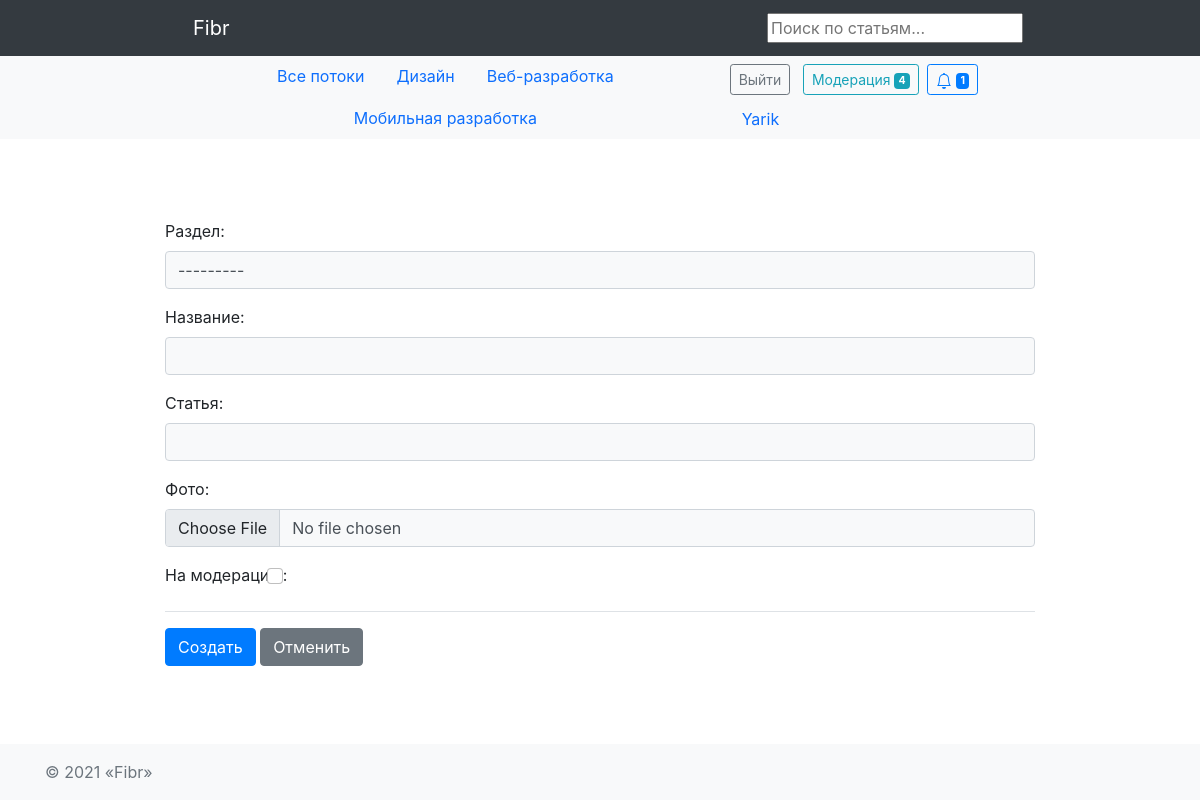
Screenshot of /article/create/ (signed in) with the database file from the repository.
### hub/models.py (models this page shows)
class Topic(models.Model):
    name = models.CharField(max_length=64)
    short_description = models.TextField(blank=True)
    class Meta:
        verbose_name = 'Тематика'
        verbose_name_plural = 'Тематики'
    def __str__(self):
        return self.name

### authapp/models.py (models this page shows, shortened)
class User(AbstractUser):
    image = models.ImageField(upload_to='users_avatars', blank=True, default='users_avatars/default.jpg')
    birthday = models.DateField(blank=True, null=True)
    is_moderator = models.BooleanField(default=False)
    is_blocked = models.BooleanField(default=False)
    blocked_time = models.DateTimeField(default=timezone.now)
    def is_not_blocked(self):
        if self.is_blocked and self.blocked_time < timezone.now():
            self.is_blocked = False
            self.save()
            self.notification.create(user=self, type_of='Аккаунт разблокирован!').save()
        return not self.is_blocked

### article/views.py (the view, shortened to what this page needs)
# urls.py: path('create/', article.ArticleCreateView.as_view(), name='create'),
class ArticleCreateView(LoginRequiredMixin, UserNotBlocked, CreateView):
    model = Article
    template_name = 'article/article_create.html'
    form_class = ArticleCreateForm
    success_url = '/'
    success_msg = 'Статья успешно создана'

### article/forms.py
class ArticleCreateForm(forms.ModelForm):
    class Meta:
        model = Article
        fields = ('topic', 'title', 'content', 'image', 'is_moderated')
        widgets = {
            'topic': forms.Select(),
            'content': SummernoteWidget(attrs={'summernote': {'width': '100%', 'height': '600px'}}),
            'is_moderated': forms.CheckboxInput(),
        }
    def __init__(self, *args, **kwargs):
        super().__init__(*args, **kwargs)
        for name, field in self.fields.items():
            if name == 'is_moderated':
                field.widget.attrs['class'] = 'form-check-input'
            else:
                field.widget.attrs['class'] = 'form-control bg-light'

### article/models.py (called while the page is built)
    @staticmethod
    def get_moderated_articles():
        return Article.objects.filter(is_active=True, is_moderated=True)

### article/views.py (called while the page is built)
    @method_decorator(user_passes_test(lambda u: u.is_not_blocked(), login_url=reverse_lazy('auth:access_error')))
    def dispatch(self, *args, **kwargs):
        return super().dispatch(*args, **kwargs)

### complaint/models.py (called while the page is built)
    @classmethod
    def get_active_complaints(cls):
        return Complaint.objects.filter(status__exact=cls.ACTIVE).order_by('-created_at')

### context_processor.py (called while the page is built)
def topic_list(request):
    return {"topic_list": Topic.objects.all()}

def moderated_article_count(request):
    return {'moderated_articles_count': Article.get_moderated_articles().count(),
            'new_complaints_count': Complaint.get_active_complaints().count(),
            }

### notification/models.py (called while the page is built)
    @staticmethod
    def total_count(user_pk):
        return Notification.objects.filter(user=user_pk).count()

    @staticmethod
    def total_unread_count(user_pk):
        return Notification.objects.filter(user=user_pk, read=False).count()

    @staticmethod
    def get_unread(user_pk):
        return Notification.objects.filter(user=user_pk, read=False).order_by('-created_at')

    @classmethod
    def get_new_comments_articles(cls, user):
        return Article.objects.filter(user=user).annotate(
            num_notices=Count('notification', filter=Q(notification__type_of=cls.NEW_COMMENT) & Q(
                notification__read=False))) \
            .filter(num_notices__gt=0).order_by('-num_notices')

    @classmethod
    def get_new_comments_reply(cls, user):
        return Comment.objects.filter(user=user).annotate(
            num_notices=Count('notification', filter=Q(notification__type_of=cls.COMMENT_REPLY) & Q(
                notification__read=False))) \
            .filter(num_notices__gt=0).order_by('-num_notices')

### article/templates/article/article_create.html (shortened to what this page needs)
{% extends 'article/base.html' %}
{% load static %}
{% block content %}
    {% load bootstrap4 %}
    {% bootstrap_css %}
    <div class="container w-75">
        <form method="post" enctype='multipart/form-data'>
            {% for field in form %}
            <div class="form-group">
                {% if field.name == 'content' %}
                    {{ field.label_tag }}
                    {{ field | safe }}
                {% elif field.name == 'is_moderated' %}
                    <div class="mt-3 mb-3"> {{ field.label_tag }}
                    {{ field}}
                    </div>
                {% else %}
                    {{ field.label_tag }}
                    {{ field}}
                {% endif %}
            </div>
            {% endfor %}
            <div class="form-group pt-3 border-top">
                <button type="submit" class="btn btn-primary">Создать</button>
                <button type="reset" class="btn btn-secondary">Отменить</button>
            </div>
        </form>
    </div>
{% endblock %}

### mainapp/templates/mainapp/includes/inc_nav_menu.html (shortened to what this page needs)
<nav class="navbar navbar-expand-lg navbar-dark bg-dark">
    <div class="container w-75">
        <a class="navbar-brand px-lg-3" href="/">Fibr</a>
        <form action="{% url 'search:search_result'  %}" method="get">
            <input name="keyword" type="text" placeholder="Поиск по статьям...">
        </form>
    </div>
</nav>
<nav id="navbar_top" class="navbar-expand-md navbar-light bg-light">
    <div class="container d-flex justify-content-between w-75">
        <ul class="nav justify-content-center">
            <li class="nav-item">
                <a class="nav-link" href="/">Все потоки</a>
            </li>
            {% for topic in topic_list %}
            <li class="nav-item">
                <a class="nav-link" href="{% url 'hub:topic' topic.pk %}">
                    {{ topic.name }}
                </a>
            </li>
            {% endfor %}
        </ul>
        <ul class="nav">
            <li class="nav-item">
                <div class="d-grid gap-2 d-md-block mt-1">
                    {% if user.is_authenticated %}
                    <button class="btn btn-outline-secondary btn-sm my-0 m-1" type="button"
                        onclick="location.href='{% url 'auth:logout' %}'">
                        Выйти
                    </button>
                    {% endif %}
                    {% if user.is_moderator %}
                    <button class="btn btn-outline-info btn-sm my-0 m-1" type="button"
                        onclick="location.href='{% url 'auth:moderation' %}'">
                        Модерация <span class="badge badge-info">{{ moderated_articles_count|add:new_complaints_count}}</span>
                    </button>
                    {% endif %}
                    {% include 'notification/includes/inc_notification.html' %}
                </div>
            </li>
            {% if user.is_authenticated %}
            <li class="nav-item">
                <a class="nav-link" href="{% url 'auth:profile' user.pk %}">{{ user.username }}</a>
            </li>
            {% endif %}
        </ul>
    </div>
</nav>

### rows the page displays
Topic: name "Дизайн"
Topic: name "Веб-разработка"
Topic: name "Мобильная разработка"
User: username "Yarik"

### other values shown
{{ moderated_articles_count|add:new_complaints_count }} "4"
{{ notice.unread_count }} "1"
{{ field.label_tag }} "Раздел:" "Название:" "Фото:"
{{ field.label_tag }} "Статья:"
{{ field.label_tag }} "На модерацию:"
